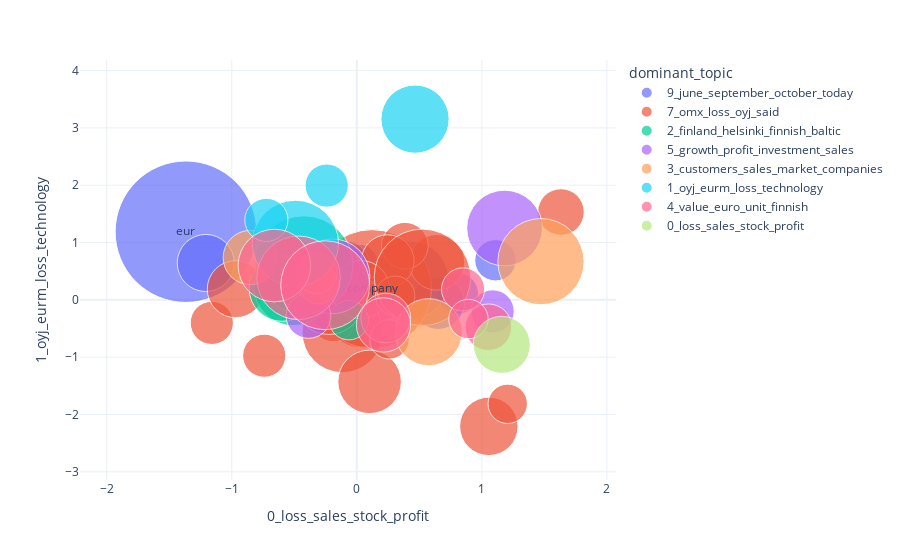

Notebook code for this chart:
### Code cell
figures.word_map(
  topic_data,
  topic_axes=(
     xaxis,
     yaxis)
)

### Figure 1 — Plotly figure (JSON) as saved in the notebook; plotly's stock layout.template omitted (floating-point values rounded to 4 significant figures)
{"data": [{"customdata": [["according", ""], ["compared", ""], ["eur", "eur"], ["euro", ""], ["increased", ""], ["june", ""], ["october", ""], ["paper", ""], ["period", ""], ["quarter", ""], ["result", ""], ["september", ""], ["solutions", ""], ["today", ""], ["year", ""]], "hovertemplate": "dominant_topic=9_june_september_october_today<br>frequency=%{marker.size}<br>word=%{customdata[0]}<extra></extra>", "legendgroup": "9_june_september_october_today", "marker": {"color": "#636efa", "size": [18, 11, 129, 21, 11, 10, 12, 10, 29, 18, 10, 12, 15, 15, 39], "sizemode": "area", "sizeref": 0.0129, "symbol": "circle"}, "mode": "markers+text", "name": "9_june_september_october_today", "orientation": "v", "showlegend": true, "text": ["", "", "eur", "", "", "", "", "", "", "", "", "", "", "", ""], "type": "scatter", "x": [-0.2033, 1.109, -1.367, -1.208, 0.8078, -0.1666, -0.1472, -0.3752, -0.09406, 0.6501, 0.01472, 0.1543, 0.1299, -0.09084, 0.4253], "xaxis": "x", "y": [-0.04012, 0.6907, 1.189, 0.6433, 0.1099, 0.1271, 0.5572, 0.1876, -0.03204, -0.05523, 0.6264, 0.09154, -0.04173, 0.6071, 0.3451], "yaxis": "y"}, {"customdata": [["agreement", ""], ["based", ""], ["board", ""], ["capital", ""], ["company", "company"], ["corporation", ""], ["financial", ""], ["group", ""], ["hel", ""], ["loss", ""], ["management", ""], ["new", ""], ["omx", ""], ["operating", ""], ["operations", ""], ["project", ""], ["real", ""], ["said", ""], ["share", ""], ["shares", ""], ["stake", ""], ["stock", ""]], "hovertemplate": "dominant_topic=7_omx_loss_oyj_said<br>frequency=%{marker.size}<br>word=%{customdata[0]}<extra></extra>", "legendgroup": "7_omx_loss_oyj_said", "marker": {"color": "#EF553B", "size": [12, 12, 18, 12, 91, 12, 21, 42, 20, 14, 15, 31, 14, 18, 22, 10, 10, 60, 26, 22, 10, 10], "sizemode": "area", "sizeref": 0.0129, "symbol": "circle"}, "mode": "markers+text", "name": "7_omx_loss_oyj_said", "orientation": "v", "showlegend": true, "text": ["", "", "", "", "company", "", "", "", "", "", "", "", "", "", "", "", "", "", "", "", "", ""], "type": "scatter", "x": [-1.159, -0.3218, 0.008161, -0.7404, 0.1227, -0.1897, -0.9681, -0.1149, 0.6407, 1.633, -0.173, -0.2237, 0.3846, 0.2473, 0.03032, -0.5173, 0.3067, 0.525, 0.1023, 1.056, 0.2611, 1.207], "xaxis": "x", "y": [-0.4021, 0.08174, -0.3663, -0.9747, 0.1893, -0.353, 0.187, -0.5669, 0.6543, 1.532, 0.5724, -0.0004634, 0.9449, 0.6747, 0.1784, 0.7564, 0.07083, 0.3932, -1.43, -2.207, -0.6902, -1.814], "yaxis": "y"}, {"customdata": [["baltic", ""], ["finland", ""], ["finnish", ""], ["helsinki", ""]], "hovertemplate": "dominant_topic=2_finland_helsinki_finnish_baltic<br>frequency=%{marker.size}<br>word=%{customdata[0]}<extra></extra>", "legendgroup": "2_finland_helsinki_finnish_baltic", "marker": {"color": "#00cc96", "size": [10, 40, 62, 28], "sizemode": "area", "sizeref": 0.0129, "symbol": "circle"}, "mode": "markers+text", "name": "2_finland_helsinki_finnish_baltic", "orientation": "v", "showlegend": true, "text": ["", "", "", ""], "type": "scatter", "x": [-0.06327, -0.5086, -0.4233, -0.5978], "xaxis": "x", "y": [-0.3551, 0.2359, 0.611, 0.2], "yaxis": "y"}, {"customdata": [["business", ""], ["growth", ""], ["investment", ""], ["profit", ""]], "hovertemplate": "dominant_topic=5_growth_profit_investment_sales<br>frequency=%{marker.size}<br>word=%{customdata[0]}<extra></extra>", "legendgroup": "5_growth_profit_investment_sales", "marker": {"color": "#ab63fa", "size": [36, 12, 13, 37], "sizemode": "area", "sizeref": 0.0129, "symbol": "circle"}, "mode": "markers+text", "name": "5_growth_profit_investment_sales", "orientation": "v", "showlegend": true, "text": ["", "", "", ""], "type": "scatter", "x": [-0.1945, 1.086, -0.3866, 1.182], "xaxis": "x", "y": [0.41, -0.2015, -0.2801, 1.253], "yaxis": "y"}, {"customdata": [["companies", ""], ["customers", ""], ["market", ""], ["sales", ""], ["services", ""]], "hovertemplate": "dominant_topic=3_customers_sales_market_companies<br>frequency=%{marker.size}<br>word=%{customdata[0]}<extra></extra>", "legendgroup": "3_customers_sales_market_companies", "marker": {"color": "#FFA15A", "size": [10, 11, 29, 48, 19], "sizemode": "area", "sizeref": 0.0129, "symbol": "circle"}, "mode": "markers+text", "name": "3_customers_sales_market_companies", "orientation": "v", "showlegend": true, "text": ["", "", "", "", ""], "type": "scatter", "x": [-0.3047, -0.3225, 0.5748, 1.473, -0.852], "xaxis": "x", "y": [0.2699, 0.4727, -0.5641, 0.6661, 0.7379], "yaxis": "y"}, {"customdata": [["eurm", ""], ["net", ""], ["oyj", ""], ["technology", ""]], "hovertemplate": "dominant_topic=1_oyj_eurm_loss_technology<br>frequency=%{marker.size}<br>word=%{customdata[0]}<extra></extra>", "legendgroup": "1_oyj_eurm_loss_technology", "marker": {"color": "#19d3f3", "size": [12, 48, 30, 12], "sizemode": "area", "sizeref": 0.0129, "symbol": "circle"}, "mode": "markers+text", "name": "1_oyj_eurm_loss_technology", "orientation": "v", "showlegend": true, "text": ["", "", "", ""], "type": "scatter", "x": [-0.2409, -0.4911, 0.4656, -0.7234], "xaxis": "x", "y": [1.994, 0.9852, 3.153, 1.394], "yaxis": "y"}, {"customdata": [["million", ""], ["mln", ""], ["mn", ""], ["plant", ""], ["products", ""], ["total", ""], ["unit", ""], ["value", ""]], "hovertemplate": "dominant_topic=4_value_euro_unit_finnish<br>frequency=%{marker.size}<br>word=%{customdata[0]}<extra></extra>", "legendgroup": "4_value_euro_unit_finnish", "marker": {"color": "#FF6692", "size": [45, 34, 51, 14, 12, 16, 19, 10], "sizemode": "area", "sizeref": 0.0129, "symbol": "circle"}, "mode": "markers+text", "name": "4_value_euro_unit_finnish", "orientation": "v", "showlegend": true, "text": ["", "", "", "", "", "", "", ""], "type": "scatter", "x": [-0.4659, -0.6591, -0.2527, 1.052, 0.8498, 0.2316, 0.2135, 0.8929], "xaxis": "x", "y": [0.3847, 0.5987, 0.2548, -0.4781, 0.1827, -0.3179, -0.4376, -0.3346], "yaxis": "y"}, {"customdata": [["percent", ""]], "hovertemplate": "dominant_topic=0_loss_sales_stock_profit<br>frequency=%{marker.size}<br>word=%{customdata[0]}<extra></extra>", "legendgroup": "0_loss_sales_stock_profit", "marker": {"color": "#B6E880", "size": [21], "sizemode": "area", "sizeref": 0.0129, "symbol": "circle"}, "mode": "markers+text", "name": "0_loss_sales_stock_profit", "orientation": "v", "showlegend": true, "text": [""], "type": "scatter", "x": [1.16], "xaxis": "x", "y": [-0.7849], "yaxis": "y"}], "layout": {"autosize": true, "legend": {"itemsizing": "constant", "title": {"text": "dominant_topic"}, "tracegroupgap": 0}, "margin": {"t": 60}, "xaxis": {"anchor": "y", "autorange": true, "domain": [0, 1], "range": [-1.866, 1.924], "title": {"text": "0_loss_sales_stock_profit"}, "type": "linear"}, "yaxis": {"anchor": "x", "autorange": true, "domain": [0, 1], "range": [-4.046, 5.222], "title": {"text": "1_oyj_eurm_loss_technology"}, "type": "linear"}}}
